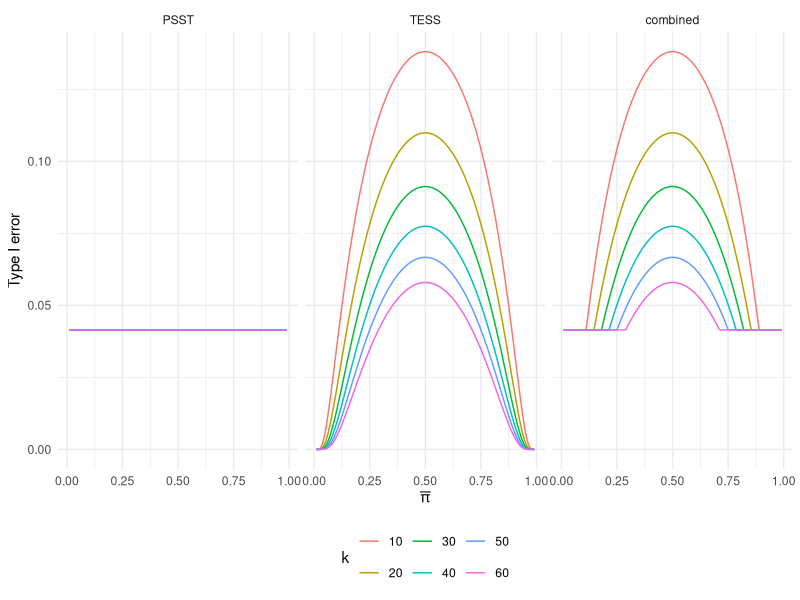

Write the R code that produced this figure.
## ---- chunk 1
library(tidyverse)

PSST_typeI <- function(pibar, Vbar) {
  pnorm(
    qnorm(0.95) * sqrt(pibar * (1 - pibar) / Vbar),
    lower.tail = FALSE
  )
}

TESS_typeI <- function(Vbar, k) {
  pnorm(
    0.05 / sqrt(Vbar / k) + qnorm(0.95) * sqrt(0.05 * 0.95 / Vbar),
    lower.tail = FALSE
  )
}

TypeI_error <- 
  expand_grid(
    pibar = seq(0.01,0.99,0.005),
    k = seq(10,60,10)
  ) %>%
  mutate(
    Vbar = pibar * (1 - pibar) * 0.9,
    PSST = pmap_dbl(list(pibar, Vbar), PSST_typeI),
    TESS = pmap_dbl(list(Vbar, k), TESS_typeI),
    combined = pmax(PSST, TESS)
  ) %>%
  pivot_longer(
    c(PSST, TESS, combined), 
    names_to = "test", 
    values_to = "error"
  ) %>%
  mutate(
    test = fct(test, levels = c("PSST","TESS","combined"))
  )

ggplot(TypeI_error) + 
  aes(pibar, error, color = factor(k)) + 
  geom_line() + 
  facet_wrap(~ test) + 
  theme_minimal() + 
  theme(legend.position = "bottom") + 
  labs(
    x = expression(bar(pi)),
    y = "Type I error",
    color = expression(k)
  )
